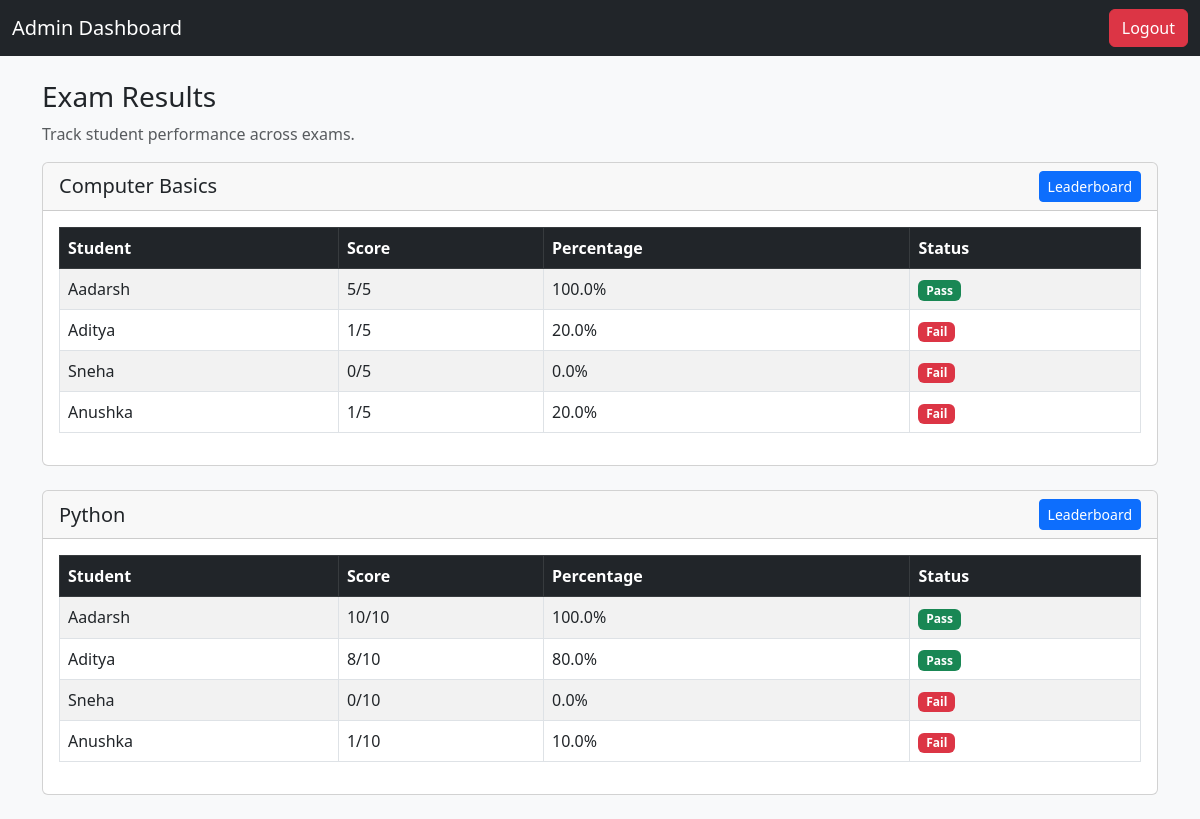
/admin/results (signed in), run on the app's committed database.
### models/exam.py (models this page shows)
class Exam(db.Model):
    __tablename__ = "exams"
    id = db.Column(db.Integer, primary_key=True)
    title = db.Column(db.String(100), nullable=False)
    duration = db.Column(db.Integer, nullable=False, default=30)
    created_by = db.Column(db.Integer, db.ForeignKey("users.id"), nullable=False)
    questions = db.relationship("Question", backref="exam", cascade="all, delete-orphan", lazy=True)
    results = db.relationship("Result", backref="exam", cascade="all, delete-orphan", lazy=True)
    enrollments = db.relationship("Enrollment", back_populates="exam", lazy=True, cascade="all, delete-orphan")
    creator = db.relationship("User", back_populates="exams")

### models/result.py (models this page shows)
class Result(db.Model):
    __tablename__ = "results"
    id = db.Column(db.Integer, primary_key=True)
    user_id = db.Column(db.Integer, db.ForeignKey("users.id"), nullable=False)
    exam_id = db.Column(db.Integer, db.ForeignKey("exams.id"), nullable=False)
    score = db.Column(db.Integer, nullable=False)
    percentile = db.Column(db.Float, nullable=True)
    answers = db.relationship(
        "Answer", backref="result", cascade="all, delete-orphan", lazy=True
    )

### models/user.py (models this page shows, shortened)
class User(db.Model, UserMixin):
    __tablename__ = "users"
    id = db.Column(db.Integer, primary_key=True)
    name = db.Column(db.String(100), nullable=False)  # required field
    email = db.Column(db.String(100), unique=True, nullable=False)
    password_hash = db.Column(db.String(200), nullable=False)
    role = db.Column(db.String(20), nullable=False)  # "admin" or "student"
    teacher_key = db.Column(db.String(50), unique=True, nullable=True)
    teacher_id = db.Column(db.Integer, db.ForeignKey("users.id"), nullable=True)
    teacher = db.relationship("User", remote_side=[id], backref="students")
    enrollments = db.relationship("Enrollment", back_populates="user", cascade="all, delete-orphan")
    exams = db.relationship("Exam", back_populates="creator", cascade="all, delete-orphan")

### routes/admin_routes.py (the view)
@admin_bp.route("/results")
@login_required
def results():
    if current_user.role != "admin":
        return redirect(url_for("auth.login"))
    exams = Exam.query.filter_by(created_by=current_user.id).all()
    results_by_exam = {}
    for exam in exams:
        results = (
            db.session.query(Result, User)
            .join(User, Result.user_id == User.id)
            .filter(User.teacher_id == current_user.id)
            .filter(Result.exam_id == exam.id)
            .order_by(Result.id)  # FIFO
            .all()
        )
        results_by_exam[exam.id] = {
            "exam_title": exam.title,
            "results": [
                {
                    "student_name": student.name,
                    "score": result.score,
                    "total_questions": len(exam.questions)
                }
                for result, student in results
            ],
        }
    return render_template("admin_results.html", results_by_exam=results_by_exam)

### app.py (called while the page is built)
def create_app():
    app = Flask(__name__, instance_relative_config=True)
    app.config.from_object("config.Config")
    app.config.from_pyfile("config.py", silent=True)
    db.init_app(app)
    login_manager.init_app(app)
    @login_manager.user_loader
    def load_user(user_id):
        return User.query.get(int(user_id))
    app.register_blueprint(auth_bp)
    app.register_blueprint(admin_bp)
    app.register_blueprint(student_bp)
    @app.route("/")
    def index():
        return render_template("landing.html")   # shows login/register options
    return app

### templates/admin_results.html (shortened to what this page needs)
<!DOCTYPE html>
<html lang="en">
<head>
  <link href="https://cdn.jsdelivr.net/npm/bootstrap@5.3.0/dist/css/bootstrap.min.css" rel="stylesheet">
</head>
<body class="bg-light">
  <nav class="navbar navbar-dark bg-dark">
    <div class="container-fluid">
      <a class="navbar-brand" href="{{ url_for('admin.dashboard') }}">Admin Dashboard</a>
      <a href="{{ url_for('auth.logout') }}" class="btn btn-danger">Logout</a>
    </div>
  </nav>
  <div class="container mt-4">
    <h3>Exam Results</h3>
    <p class="text-muted">Track student performance across exams.</p>
    {% for exam_id, exam_data in results_by_exam.items() %}
    <div class="card mb-4">
      <div class="card-header d-flex justify-content-between align-items-center">
        <h5 class="mb-0">{{ exam_data.exam_title }}</h5>
        <a href="{{ url_for('admin.exam_leaderboard', exam_id=exam_id) }}"
          class="btn btn-sm btn-primary">Leaderboard</a>
      </div>
      <div class="card-body">
        <table class="table table-bordered table-striped">
          <thead class="table-dark">
            <tr>
              <th>Student</th>
              <th>Score</th>
              <th>Percentage</th>
              <th>Status</th>
            </tr>
          </thead>
          <tbody>
            {% for res in exam_data.results %}
            {% set percentage = (res.score / res.total_questions) * 100 %}
            <tr>
              <td>{{ res.student_name }}</td>
              <td>{{ res.score }}/{{ res.total_questions }}</td>
              <td>{{ percentage | round(2) }}%</td>
              <td>
                {% if percentage > 35 %}
                  <span class="badge bg-success">Pass</span>
                {% else %}
                  <span class="badge bg-danger">Fail</span>
                {% endif %}
              </td>
            </tr>
            {% endfor %}
          </tbody>
        </table>
      </div>
    </div>
    {% endfor %}
  </div>
</body>
</html>

### data on the page
Exam: exam_title "Computer Basics"
Result: student_name "Aadarsh", score "5", total_questions "5", percentage "100.0", shows "Pass", score "10", total_questions "10"
Result: student_name "Aditya", score "1", total_questions "5", percentage "20.0", shows "Fail", score "8", total_questions "10", percentage "80.0"
Result: student_name "Sneha", score "0", total_questions "5", percentage "0.0", shows "Fail", total_questions "10"
Result: student_name "Anushka", score "1", total_questions "5", percentage "20.0", shows "Fail", total_questions "10", percentage "10.0"
Exam: exam_title "Python"
